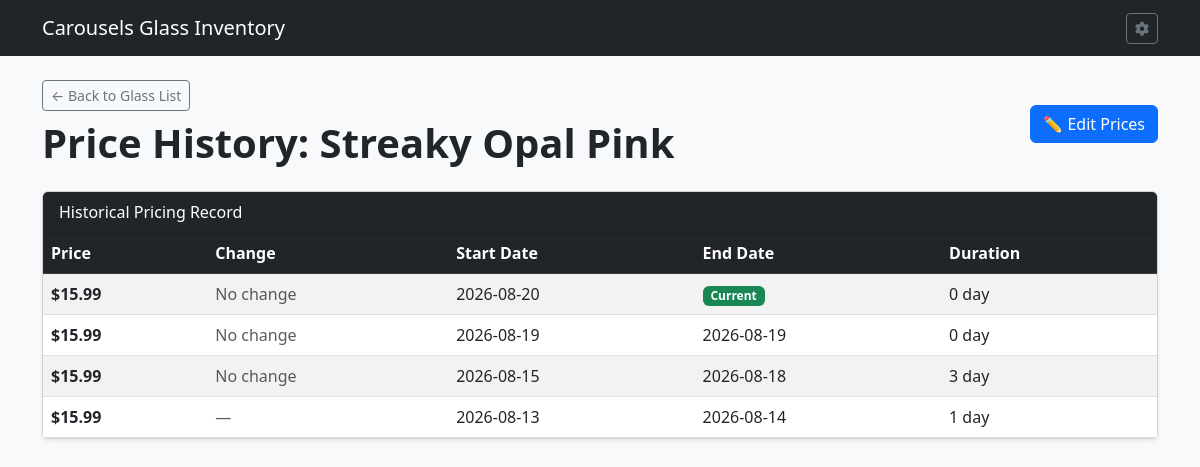
Before: /glass/9/history with the older database file.
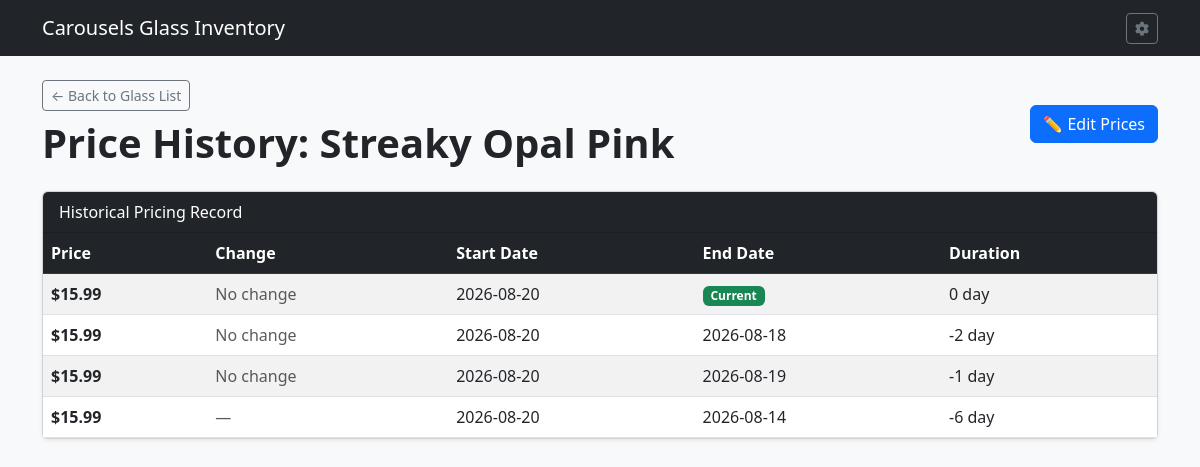
After: the same page with the newer database file.
### tables this page shows
CREATE TABLE GSI (

    GLASSID INTEGER PRIMARY KEY AUTOINCREMENT,	--Glass Id number
    GLSNAME TEXT,				--Glass Name
    GLSMANF TEXT,				--Glass Manufacturer
    GLSLEN NUMERIC,				--Glass Length
    GLSWID NUMERIC,				--Glass Width
    GLSTHK NUMERIC,				--Glass Thickness
    GLSTEX TEXT,				--Glass Texture
    GLSIRI INTEGER,				--Iridescent Bool
    GLSOPAL INTEGER,				--Opalescent Bool
    GLSOURCE TEXT,				--Glass Source
    GLLINK TEXT,				--URL to Glass
    GLSIMG TEXT,				--Image of Glass
    GLSNOTE TEXT,				--Notes about Glass
    COLOR TEXT,					--Glass color
    GTRNSN TEXT,				--Glass Transparency
    ISACTIVE INTEGER,				--Is Active Bool

    FOREIGN KEY (GLSTEX) REFERENCES GTL(GLSTEX) ON DELETE SET NULL ON UPDATE CASCADE,
    FOREIGN KEY (COLOR) REFERENCES COLOR(COLOR) ON DELETE SET NULL ON UPDATE CASCADE,
    FOREIGN KEY (GLSOURCE) REFERENCES GSL(GLSOURCE) ON DELETE SET NULL ON UPDATE CASCADE,
    FOREIGN KEY (GTRNSN) REFERENCES GTRNS(GTRNSN) ON DELETE SET NULL ON UPDATE CASCADE

);

CREATE TABLE GPC (

    GLASSID INTEGER,                          	--Glass ID
    GLSPRICE NUMERIC,                         	--Glass Price
    STDATE TEXT,                              	--Start Date
    ENDDATE TEXT,                             	--End Date

    FOREIGN KEY (GLASSID) REFERENCES GSI(GLASSID) ON DELETE CASCADE ON UPDATE CASCADE

);

### routes/glass_routes.py (the view)
@glass_bp.route('/glass/<int:glass_id>/history')
def glass_price_history(glass_id):
    db = get_db_from_app()
    glass = db.execute(
        'SELECT * FROM GSI WHERE GLASSID = ?', (glass_id,)
    ).fetchone()
    if not glass:
        flash('Glass sheet record not found.', 'danger')
        return redirect(url_for('glass_bp.list_glass'))
    rows = db.execute(
        """
        SELECT rowid, GLSPRICE, STDATE, ENDDATE FROM GPC
        WHERE GLASSID = ?
        ORDER BY STDATE ASC
        """,
        (glass_id,),
    ).fetchall()
    history_processed = []
    prev_price = None
    for row in rows:
        price = row['GLSPRICE']
        change = price - prev_price if prev_price is not None else None
        prev_price = price
        start_dt = (
            datetime.strptime(row['STDATE'], '%Y-%m-%d').date()
            if row['STDATE']
            else None
        )
        end_dt = (
            datetime.strptime(row['ENDDATE'], '%Y-%m-%d').date()
            if row['ENDDATE']
            else date.today()
        )
        duration_str = 'N/A'
        if start_dt:
            delta = end_dt - start_dt
            days = delta.days
            years = days // 365
            rem_days = days % 365
            if years > 0:
                duration_str = f'{years} yr{"" if years == 1 else "s"} {rem_days} day{"" if rem_days == 1 else "s"}'
            else:
                duration_str = f'{days} day{"" if days == 1 else ""}'
        history_processed.append({
            'GLSPRICE': price,
            'change': change,
            'STDATE': row['STDATE'],
            'ENDDATE': row['ENDDATE'],
            'duration_str': duration_str,
        })
    history_processed.reverse()
    return render_template(
        'glass_price_history.html', glass=glass, history=history_processed
    )

### app.py (called while the page is built)
def get_db():
    conn = sqlite3.connect(DATABASE)
    conn.row_factory = sqlite3.Row
    conn.execute("PRAGMA foreign_keys = ON;")
    return conn

### routes/glass_routes.py (called while the page is built)
def get_db_from_app():
    from __main__ import get_db
    return get_db()

### templates/glass_price_history.html
{% extends 'base.html' %}
{% block content %}
<div class="d-flex justify-content-between align-items-center mb-4">
    <div>
        <a href="{{ url_for('glass_bp.list_glass') }}" class="btn btn-outline-secondary btn-sm mb-2">&larr; Back to Glass List</a>
        <h1 class="display-6 fw-bold mb-0">Price History: {{ glass.GLSNAME }}</h1>
    </div>
    <div>
        <a href="{{ url_for('glass_bp.edit_glass_prices', glass_id=glass.GLASSID) }}" class="btn btn-primary">✏️ Edit Prices</a>
    </div>
</div>
<div class="card shadow-sm">
    <div class="card-header bg-dark text-white">Historical Pricing Record</div>
    <div class="card-body p-0">
        <table class="table table-striped table-hover mb-0 align-middle">
            <thead class="table-dark">
                <tr>
                    <th>Price</th>
                    <th>Change</th>
                    <th>Start Date</th>
                    <th>End Date</th>
                    <th>Duration</th>
                </tr>
            </thead>
            <tbody>
                {% for p in history %}
                <tr>
                    <td><strong>${{ "%.2f"|format(p.GLSPRICE) }}</strong></td>
                    <td>
                        {% if p.change is not none %}
                            {% if p.change > 0 %}
                                <span class="text-success fw-bold">+${{ "%.2f"|format(p.change) }}</span>
                            {% elif p.change < 0 %}
                                <span class="text-danger fw-bold">-${{ "%.2f"|format(p.change|abs) }}</span>
                            {% else %}
                                <span class="text-muted">No change</span>
                            {% endif %}
                        {% else %}
                            <span class="text-muted">—</span>
                        {% endif %}
                    </td>
                    <td>{{ p.STDATE or 'N/A' }}</td>
                    <td>
                        {% if p.ENDDATE %}
                            {{ p.ENDDATE }}
                        {% else %}
                            <span class="badge bg-success">Current</span>
                        {% endif %}
                    </td>
                    <td>{{ p.duration_str }}</td>
                </tr>
                {% else %}
                <tr>
                    <td colspan="5" class="text-center py-4 text-muted">No price history records found for this glass item.</td>
                </tr>
                {% endfor %}
            </tbody>
        </table>
    </div>
</div>
{% endblock %}

### templates/base.html (shortened to what this page needs)
<!DOCTYPE html>
<html lang="en">
<head>
    <link href="https://cdn.jsdelivr.net/npm/bootstrap@5.3.0/dist/css/bootstrap.min.css" rel="stylesheet">
    <link rel="stylesheet" href="https://cdnjs.cloudflare.com/ajax/libs/font-awesome/6.4.0/css/all.min.css">
</head>
<body class="bg-light">
    <nav class="navbar navbar-expand-lg navbar-dark bg-dark mb-4">
        <div class="container">
            <a class="navbar-brand" href="{{ url_for('index') }}">Carousels Glass Inventory</a>
		<div>
                <a href="{{ url_for('settings') }}" class="btn btn-outline-secondary btn-sm" title="Settings">
                    <i class="fas fa-gear"></i>
                </a>
            </div>
        </div>
    </nav>
    <div class="container">
        {% block content %}{% endblock %}
    </div>
</body>
</html>

Changed rows visible on the page:
changed GPC (number 2 of 4 on the later page): STDATE "2026-08-15" → "2026-08-20"; duration_str "3 day" → "-2 day"; moves up the list
changed GPC (number 3 of 4 on the later page): STDATE "2026-08-19" → "2026-08-20"; duration_str "0 day" → "-1 day"
changed GPC (number 4 of 4 on the later page): STDATE "2026-08-13" → "2026-08-20"; duration_str "1 day" → "-6 day"
